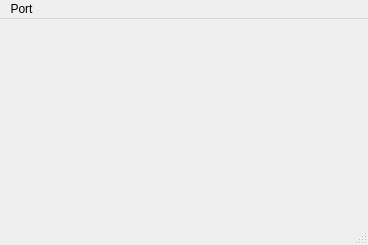
<?xml version="1.0" encoding="UTF-8"?>
<ui version="4.0">
 <class>MainWindow</class>
 <widget class="QMainWindow" name="MainWindow">
  <property name="geometry">
   <rect>
    <x>0</x>
    <y>0</y>
    <width>368</width>
    <height>245</height>
   </rect>
  </property>
  <property name="windowTitle">
   <string>Stretta GUI</string>
  </property>
  <widget class="QWidget" name="centralwidget"/>
  <widget class="QMenuBar" name="menubar">
   <property name="geometry">
    <rect>
     <x>0</x>
     <y>0</y>
     <width>368</width>
     <height>26</height>
    </rect>
   </property>
   <widget class="QMenu" name="menuPort">
    <property name="title">
     <string>Port</string>
    </property>
    <addaction name="actionSerial_port"/>
   </widget>
   <addaction name="menuPort"/>
  </widget>
  <widget class="QStatusBar" name="statusbar"/>
  <action name="actionSerial_port">
   <property name="text">
    <string>Serial port</string>
   </property>
  </action>
 </widget>
 <resources/>
 <connections/>
</ui>
